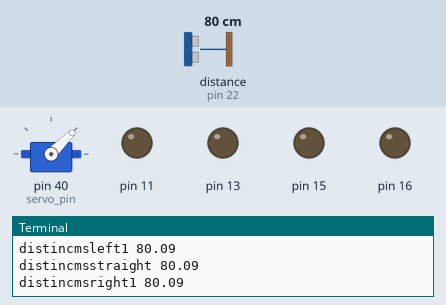
Simulated run of this program. Board: Raspberry Pi (header pin numbers). Parts: servo, output pins drawn as LEDs (lit = HIGH), the last lines printed to the terminal. The inputs (shaded band) are chosen by the test bench; at power-on: distance to the obstacle (sensor on pin 22) 80 cm. The echo pulse lasts 58.3 µs per cm; servo angles are drawn from the pulse width (0.5 ms = 0°, 2.5 ms = 180°); the clock reads 2024-03-15 10:24:30 at power-on unless the program sets it; pins used as bus, display or sensor lines are not drawn.

Above: at 3.2 s.
3.3 s: distance to the obstacle (sensor on pin 22) set to 44 cm
6.3 s: distance to the obstacle (sensor on pin 22) set to 37 cm
At 8.21 s:
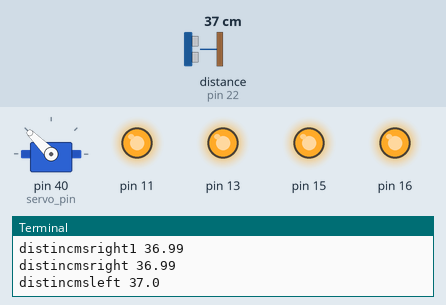
9.3 s: distance to the obstacle (sensor on pin 22) set to 60 cm
At 10.53 s:
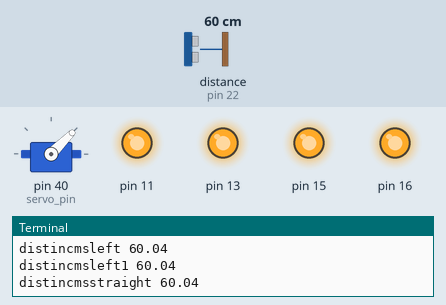
12.3 s: distance to the obstacle (sensor on pin 22) set to 2 cm
At 13.35 s:
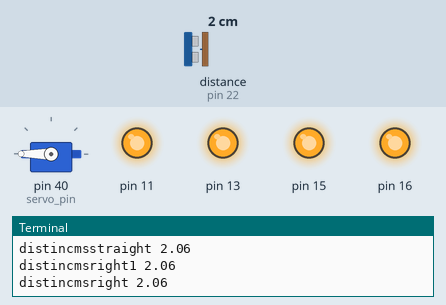
15.3 s: distance to the obstacle (sensor on pin 22) set to 120 cm
At 18.5 s:
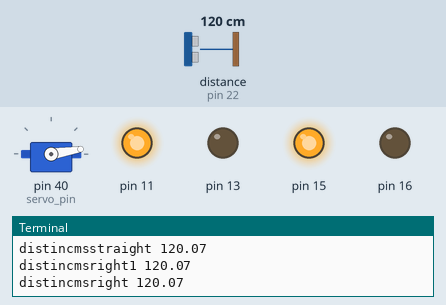
Timing chart, 0 to 19.3 s (numbered marks = the images above; inputs shaded):
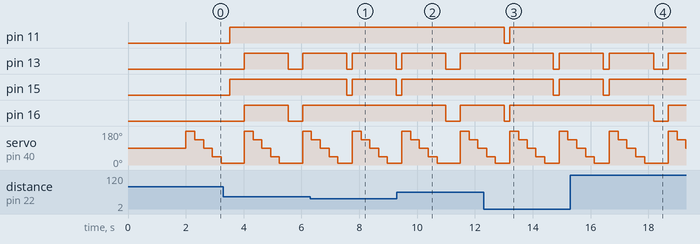

The program:

autonomousrobot.py
```python
import RPi.GPIO as GPIO
import time

GPIO.setmode(GPIO.BOARD)
GPIO.setup(11, GPIO.OUT)
GPIO.setup(13, GPIO.OUT)
GPIO.setup(15, GPIO.OUT)
GPIO.setup(16, GPIO.OUT)

TRIG = 18
ECHO = 22
servo_pin = 40
duty_cycle = 7.5
distance_obstacle = 40

GPIO.setup(TRIG, GPIO.OUT)
GPIO.setup(ECHO, GPIO.IN)
GPIO.setup(servo_pin, GPIO.OUT)

GPIO.output(TRIG, False)
pwm_servo = GPIO.PWM(servo_pin, 50)
pwm_servo.start(duty_cycle)
print "Waiting For Sensor To Settle"
time.sleep(2)

# "Waiting For Sensor To Settle"


def ReadSensorReading():
    GPIO.output(TRIG, False)  # Set TRIG as LOWd
    time.sleep(0.1)  # Delay

    GPIO.output(TRIG, True)
    time.sleep(0.00001)
    GPIO.output(TRIG, False)

    while GPIO.input(ECHO) == 0:
        pulse_start = time.time()

    while GPIO.input(ECHO) == 1:
        pulse_end = time.time()

    pulse_duration = pulse_end - pulse_start
    distance = pulse_duration * 17150
    distance = round(distance, 2)
    return distance


def Forward():
    GPIO.output(11, 1)
    GPIO.output(13, 0)
    GPIO.output(15, 1)
    GPIO.output(16, 0)


def Reverse():
    GPIO.output(11, 0)
    GPIO.output(13, 1)
    GPIO.output(15, 0)
    GPIO.output(16, 1)


def Right():
    GPIO.output(11, 1)
    GPIO.output(13, 0)
    GPIO.output(15, 0)
    GPIO.output(16, 1)


def Left():
    GPIO.output(11, 0)
    GPIO.output(13, 1)
    GPIO.output(15, 1)
    GPIO.output(16, 0)


def Brake():
    GPIO.output(11, 1)
    GPIO.output(13, 1)
    GPIO.output(15, 1)
    GPIO.output(16, 1)


def GetSensorReadings():
    pwm_servo.ChangeDutyCycle(13)
    time.sleep(0.1)
    distincmsleft = ReadSensorReading()
    print "distincmsleft " + str(distincmsleft)

    time.sleep(0.1)
    pwm_servo.ChangeDutyCycle(10)
    time.sleep(0.1)
    distincmsleft1 = ReadSensorReading()
    print "distincmsleft1 " + str(distincmsleft1)

    time.sleep(0.1)
    pwm_servo.ChangeDutyCycle(7.5)
    time.sleep(0.1)
    distincmsstraight = ReadSensorReading()
    print "distincmsstraight " + str(distincmsstraight)

    time.sleep(0.1)
    pwm_servo.ChangeDutyCycle(5)
    time.sleep(0.1)
    distincmsright1 = ReadSensorReading()
    print "distincmsright1 " + str(distincmsright1)

    time.sleep(0.1)
    pwm_servo.ChangeDutyCycle(3)
    time.sleep(0.1)
    distincmsright = ReadSensorReading()
    print "distincmsright " + str(distincmsright)
    time.sleep(0.1)
    return distincmsleft, distincmsleft1, distincmsstraight, distincmsright1, distincmsright


try:
    while (True):
        distincmsleft, distincmsleft1, distincmsstraight, distincmsright1, distincmsright = GetSensorReadings()
        if distincmsstraight < distance_obstacle:
            Brake()
            if distincmsleft < distance_obstacle or distincmsleft1 < distance_obstacle:
                Brake()
                for x in range(1, 3, 1):
                    Right()
                    time.sleep(0.1)
                    Brake()
            elif distincmsright < distance_obstacle or distincmsright1 < distance_obstacle:
                Brake()
                for x in range(1, 3, 1):
                    Left()
                    time.sleep(0.1)
                    Brake()
            else:
                Brake()
                for x in range(1, 3, 1):
                    Right()
                    time.sleep(0.1)
                    Brake()
        elif distincmsleft < distance_obstacle or distincmsleft1 < distance_obstacle:
            Brake()
            for x in range(1, 3, 1):
                Right()
                time.sleep(0.1)
                Brake()
        elif distincmsright < distance_obstacle or distincmsright1 < distance_obstacle:
            Brake()
            for x in range(1, 3, 1):
                Left()
                time.sleep(0.1)
                Brake()
        else:
            Forward()
            time.sleep(0.5)
            Brake()
finally:
    pwm_servo.ChangeDutyCycle(7.5)
    Brake()
    print("Cleaning Up!")
    GPIO.cleanup()
```

Measured:
- the behaviour switches between 41 and 40 cm on distance to the obstacle (sensor on pin 22) (found by bisection; images 0 and 1)
- after the input at 6.3 s, pin 15: HIGH → LOW after 1.3 s, → HIGH 0.20 s later, → LOW 1.5 s later; pin 16: stays HIGH (without the input it goes to LOW after 1.3 s)
- after the input at 9.3 s, pin 15: goes on until 9.5 s, then stays HIGH; pin 16: HIGH → LOW after 1.7 s, → HIGH 0.50 s later
- after the input at 12.3 s, pin 11: HIGH → LOW after 0.71 s, → HIGH 0.20 s later; pin 15: HIGH → LOW after 2.4 s, → HIGH 0.20 s later
- after the input at 15.3 s, pin 15: goes on until 16.6 s, then stays HIGH; pin 16: HIGH → LOW after 2.9 s, → HIGH 0.50 s later
